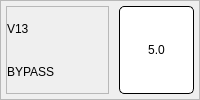
                       <widget class="QFrame" name="frame_57">
                        <property name="frameShape">
                         <enum>QFrame::StyledPanel</enum>
                        </property>
                        <property name="frameShadow">
                         <enum>QFrame::Raised</enum>
                        </property>
                        <layout class="QHBoxLayout" name="horizontalLayout_26" stretch="4,1">
                         <property name="spacing">
                          <number>10</number>
                         </property>
                         <property name="leftMargin">
                          <number>5</number>
                         </property>
                         <property name="topMargin">
                          <number>5</number>
                         </property>
                         <property name="rightMargin">
                          <number>5</number>
                         </property>
                         <property name="bottomMargin">
                          <number>5</number>
                         </property>
                         <item>
                          <widget class="QFrame" name="frame_58">
                           <property name="frameShape">
                            <enum>QFrame::StyledPanel</enum>
                           </property>
                           <property name="frameShadow">
                            <enum>QFrame::Raised</enum>
                           </property>
                           <layout class="QVBoxLayout" name="verticalLayout_41">
                            <property name="spacing">
                             <number>0</number>
                            </property>
                            <property name="leftMargin">
                             <number>0</number>
                            </property>
                            <property name="topMargin">
                             <number>0</number>
                            </property>
                            <property name="rightMargin">
                             <number>0</number>
                            </property>
                            <property name="bottomMargin">
                             <number>0</number>
                            </property>
                            <item>
                             <widget class="QLabel" name="label_66">
                              <property name="styleSheet">
                               <string notr="true">font: bold 28px &quot;Roboto&quot;;</string>
                              </property>
                              <property name="text">
                               <string>V13</string>
                              </property>
                             </widget>
                            </item>
                            <item>
                             <widget class="QLabel" name="label_67">
                              <property name="styleSheet">
                               <string notr="true">font:  20px &quot;Roboto&quot;;</string>
                              </property>
                              <property name="text">
                               <string>BYPASS</string>
                              </property>
                             </widget>
                            </item>
                           </layout>
                          </widget>
                         </item>
                         <item>
                          <widget class="QPushButton" name="v13_button">
                           <property name="sizePolicy">
                            <sizepolicy hsizetype="Minimum" vsizetype="Minimum">
                             <horstretch>0</horstretch>
                             <verstretch>0</verstretch>
                            </sizepolicy>
                           </property>
                           <property name="minimumSize">
                            <size>
                             <width>75</width>
                             <height>40</height>
                            </size>
                           </property>
                           <property name="maximumSize">
                            <size>
                             <width>16777215</width>
                             <height>16777215</height>
                            </size>
                           </property>
                           <property name="styleSheet">
                            <string notr="true">background: #FFFFFF;
border: 1px solid #000000;
border-radius: 5px;
font:  bold 16px &quot;Roboto&quot;;</string>
                           </property>
                           <property name="text">
                            <string>5.0</string>
                           </property>
                          </widget>
                         </item>
                        </layout>
                       </widget>
